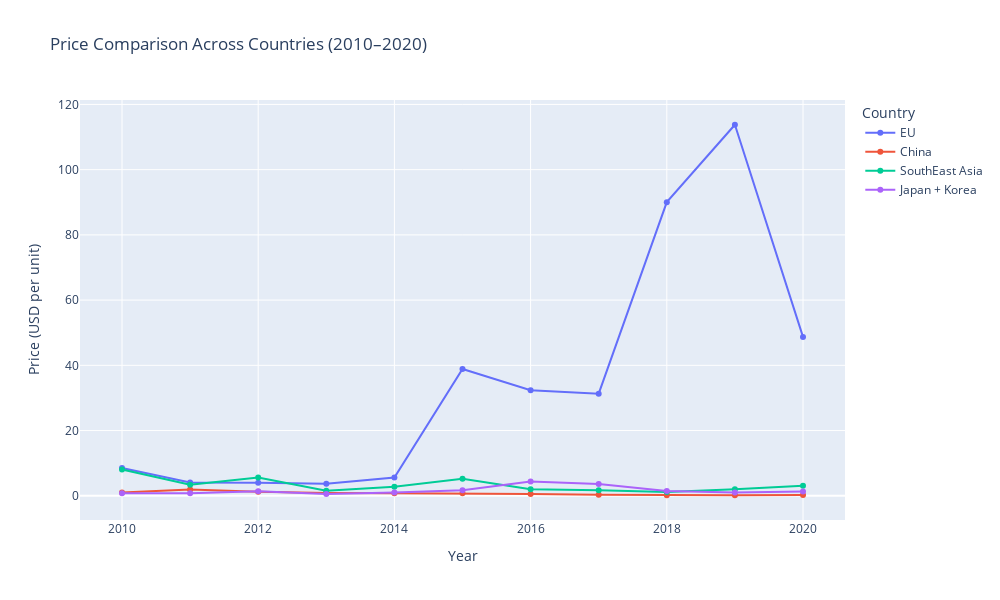

The cell this chart's notebook holds for it:
### Code cell
# Load the CSV file
price_data = pd.read_csv("data/Region_prices.csv", index_col=0)

# Convert index to integer (years)
price_data.index = price_data.index.astype(int)

# Create the interactive Plotly figure
fig = go.Figure()

for country in price_data.columns:
    fig.add_trace(go.Scatter(
        x=price_data.index,
        y=price_data[country],
        mode='lines+markers',
        name=country
    ))

fig.update_layout(
    title='Price Comparison Across Countries (2010–2020)',
    xaxis_title='Year',
    yaxis_title='Price (USD per unit)',
    width=1000,
    height=600,
    legend_title='Country',
    hovermode='x unified'
)

fig.show()

### Figure 1 — Plotly figure (JSON) as saved in the notebook; plotly's stock layout.template omitted (floating-point values rounded to 4 significant figures)
{"data": [{"mode": "lines+markers", "name": "EU", "type": "scatter", "x": [2010, 2011, 2012, 2013, 2014, 2015, 2016, 2017, 2018, 2019, 2020], "y": [8.502, 4.105, 3.989, 3.664, 5.619, 38.89, 32.35, 31.31, 90.04, 113.8, 48.71]}, {"mode": "lines+markers", "name": "China", "type": "scatter", "x": [2010, 2011, 2012, 2013, 2014, 2015, 2016, 2017, 2018, 2019, 2020], "y": [0.9793, 1.917, 1.241, 0.842, 0.7949, 0.7532, 0.564, 0.2955, 0.164, 0.1881, 0.2038]}, {"mode": "lines+markers", "name": "SouthEast Asia", "type": "scatter", "x": [2010, 2011, 2012, 2013, 2014, 2015, 2016, 2017, 2018, 2019, 2020], "y": [8.079, 3.417, 5.625, 1.527, 2.776, 5.229, 1.984, 1.71, 1.145, 1.98, 3.093]}, {"mode": "lines+markers", "name": "Japan + Korea", "type": "scatter", "visible": true, "x": [2010, 2011, 2012, 2013, 2014, 2015, 2016, 2017, 2018, 2019, 2020], "y": [0.7759, 0.8154, 1.381, 0.5833, 1.007, 1.729, 4.348, 3.629, 1.452, 1.039, 1.316]}], "layout": {"height": 600, "hovermode": "x unified", "legend": {"title": {"text": "Country"}}, "title": {"text": "Price Comparison Across Countries (2010–2020)"}, "width": 1000, "xaxis": {"autorange": true, "range": [2009.0, 2021.0], "title": {"text": "Year"}, "type": "linear"}, "yaxis": {"autorange": true, "range": [-7.425, 121.4], "title": {"text": "Price (USD per unit)"}, "type": "linear"}}}
